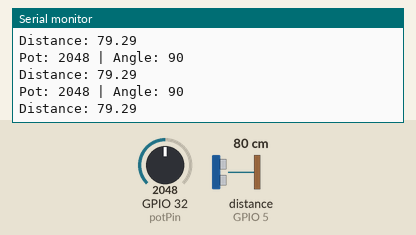
This sketch was run on a simulated ESP32. Parts: the last lines printed to the serial monitor. Wiring (inferred from the names in the program): ultrasonic range finder: trigger GPIO 18; echo GPIO 5. The inputs (shaded band) are chosen by the test bench; at power-on: distance to the obstacle (sensor on GPIO 5) 80 cm, GPIO 32 (potPin) = 2048. The echo pulse lasts 58.3 µs per cm.

Above: at 1.2 s.
1.3 s: distance to the obstacle (sensor on GPIO 5) set to 2 cm
At 1.5 s:
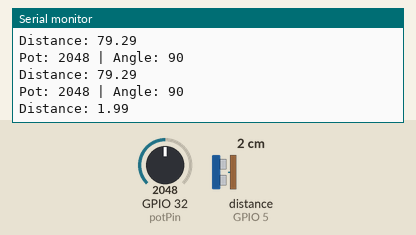
2.8 s: GPIO 32 (potPin) set to 2866
At 2.83 s:
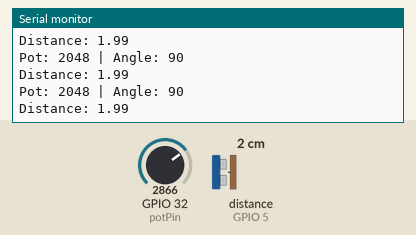
4.3 s: distance to the obstacle (sensor on GPIO 5) set to 4 cm
At 4.4 s:
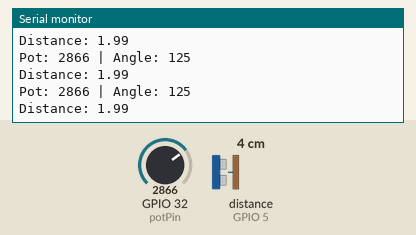
5.8 s: GPIO 32 (potPin) set to 3603
At 5.85 s:
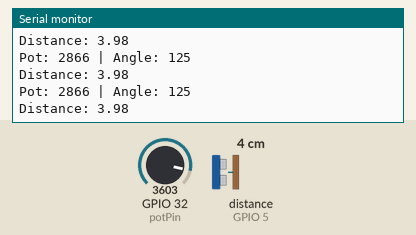
Timing chart, 0 to 8.3 s (numbered marks = the images above; inputs shaded):
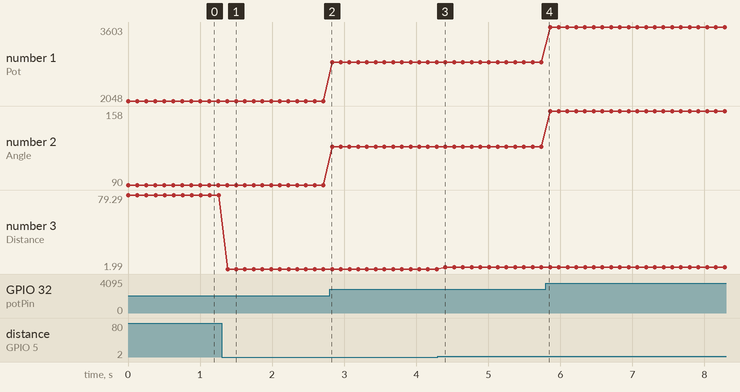

Measured:
- after the input at 1.3 s, the serial monitor: prints a new line after 0.08 s (image 1)
- plotted number 1: 2048 → 2866 after the input at 2.8 s, 2866 → 3603 after the input at 5.8 s
- plotted number 2: 90 → 125 after the input at 2.8 s, 125 → 158 after the input at 5.8 s
- plotted number 3: 79.29 → 1.99 after the input at 1.3 s, 1.99 → 3.98 after the input at 4.3 s

The sketch:

Lab2_embedded_assignment_part2_and_3.ino
```cpp
int servoPin = 33;
int potPin = 32;
int trigPin = 18;
int echoPin = 5;
long travel_time;
float Distance;

void setup() {
  pinMode(servoPin, OUTPUT);
  pinMode(trigPin, OUTPUT);
  pinMode(echoPin, INPUT);
  pinMode(potPin, INPUT);
  Serial.begin(9600);
}

void loop() {

  int potValue = analogRead(potPin);
  int angle = map(potValue, 0, 4095, 0, 180);

  Serial.print("Pot: ");
  Serial.print(potValue);
  Serial.print(" | Angle: ");
  Serial.println(angle);

  Distance = ultrasonic_get_distance();

  Serial.print("Distance: ");
  Serial.println(Distance);

  if (Distance < 10) {
    moveServoTo(angle);
  } else {
    moveServoTo(0);
  }

  delay(100);
}

void moveServoTo(int angle) {
  int pulseWidth = map(angle, 0, 180, 500, 2500);

  digitalWrite(servoPin, HIGH);
  delayMicroseconds(pulseWidth);
  digitalWrite(servoPin, LOW);
  delayMicroseconds(20000 - pulseWidth);
}

float ultrasonic_get_distance(){
  digitalWrite(trigPin, LOW);
  delayMicroseconds(2);
  digitalWrite(trigPin, HIGH);
  delayMicroseconds(10);
  digitalWrite(trigPin, LOW);

  travel_time = pulseIn(echoPin, HIGH);
  Distance = (0.034 * travel_time) / 2;
  return Distance;
}
```
